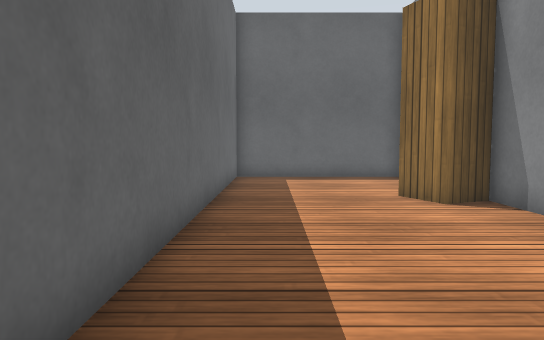
View 1 (above)

12 first-person views from a walk through a world built for the Gazebo simulator. The camera is 0.72 m above the floor, tilts 4° down and sees 70° across. The floor is counted in squares, 0.5 m on a side. Each view is taken from the middle of a square. On the plan, view 1 faces up. The plan holds only what a view shows up to about 16 squares ahead; the rest is blank. The place goes on beyond the plan. Surface patterns are stand-ins for the level's own textures.

View 2
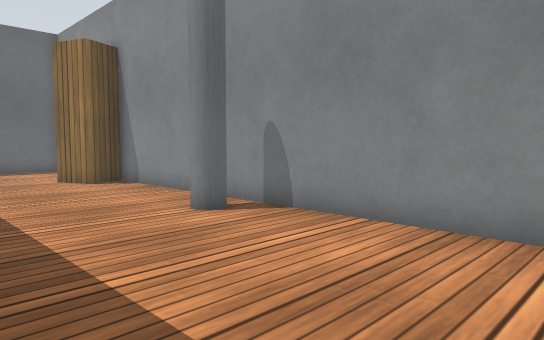

View 3
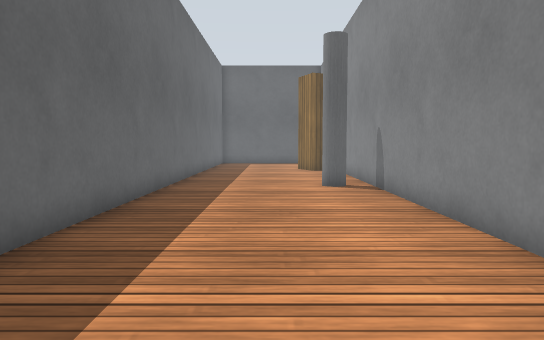

View 4
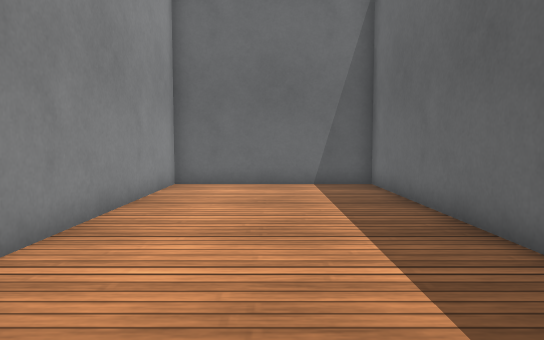

View 5
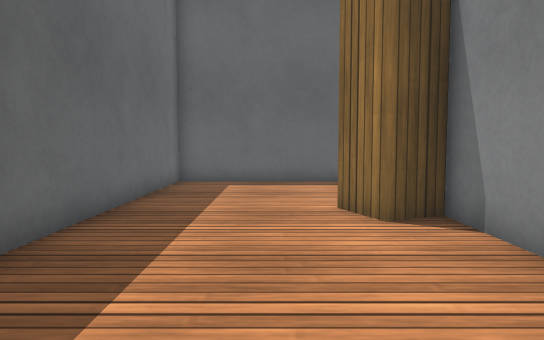

View 6
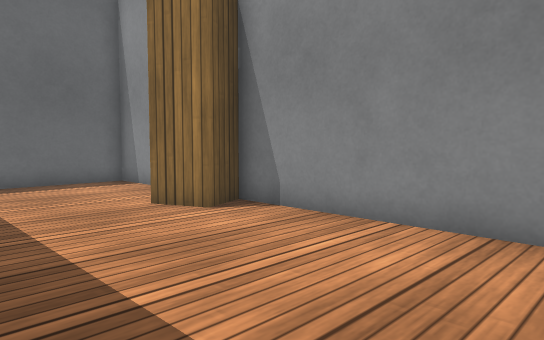

View 7
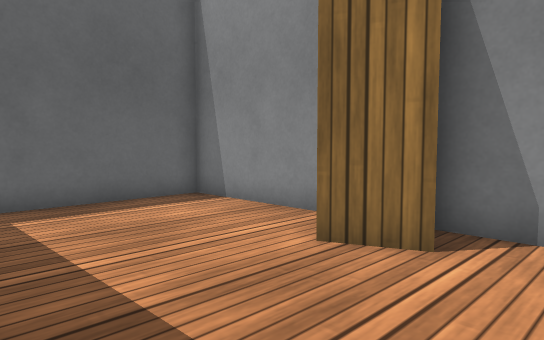

View 8
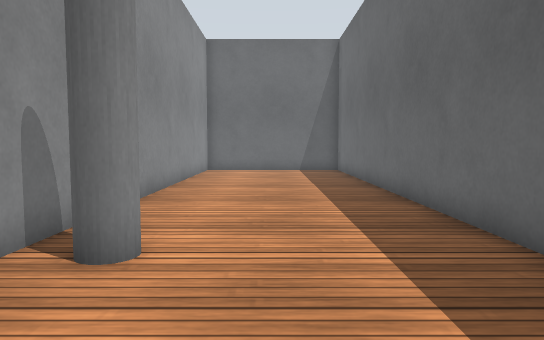

View 9
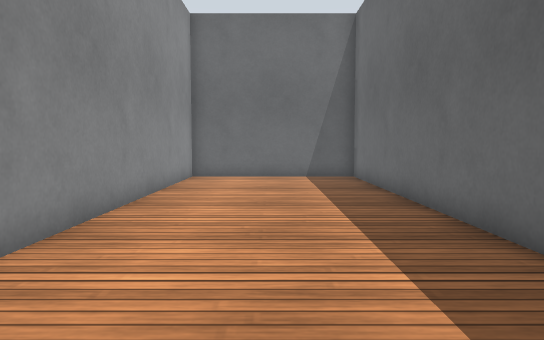

View 10
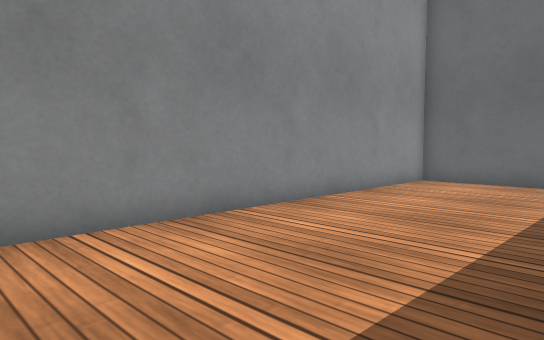

View 11
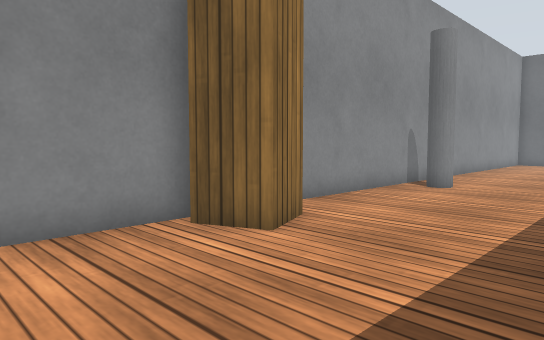

View 12
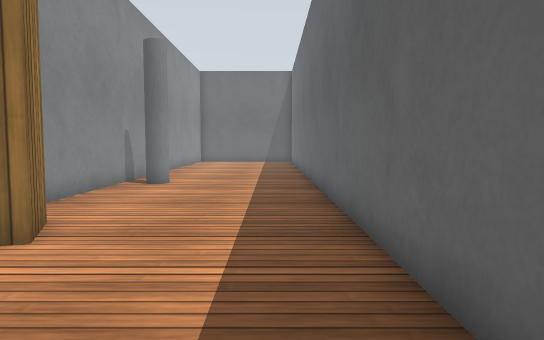

### Floor plan
Ten units are one square. View 1 is at (0, 0); x grows to the right and y downward. Boxes are objects, and circles mark ways between rooms. Rooms are numbered by the first view taken in them; rooms with no view inside come last. Other rooms are left out.
<svg viewBox="-20 -170 79 311">
<path fill="none" stroke="#000" d="M-15 -95 -15 136 54 136 54 -96 41 -90M54 -108 54 -165 -15 -165 -15 -95M41 -90 35 -105 50 -112"/>
<circle cx="10" cy="-105" r="3" fill="#2a7"/>
<text x="20" y="20">1</text>
<text x="20" y="-130">2</text>
</svg>
Room 1 opens to room 2.

Where each view was taken, in squares from view 1:
view 1: 0 up, 0 right, facing up
view 2: 5 down, 1 left, facing up-right
view 3: 11 down, 2 right, facing up
view 4: 0 up, 2 right, facing down
view 5: 2 up, 2 right, facing up
view 6: 2 up, 1 left, facing up-right
view 7: 7 up, 1 left, facing up-right
view 8: 7 up, 2 right, facing down
view 9: 3 up, 2 right, facing down
view 10: 1 up, 1 left, facing down-right
view 11: 15 up, 1 left, facing down-right
view 12: 16 up, 0 right, facing down
